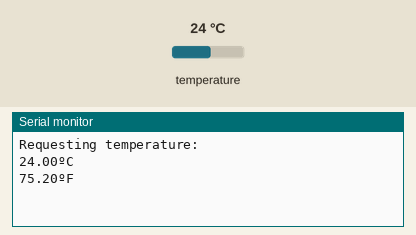
The sketch below on a simulated Arduino Uno, built with avr-gcc and run on an emulated ATmega328P. Parts: the last lines printed to the serial monitor. Inputs (shaded band) come from the test bench; at power-on: temperature 24 °C.

Above: at 1.5 s.
1.6 s: temperature set to 12 °C
At 3.4 s:
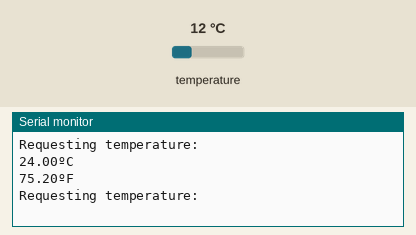
4.6 s: temperature set to 19 °C
At 7.4 s:
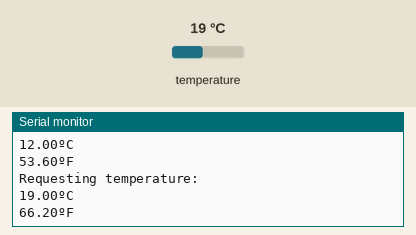
Timing chart, 0 to 8.9 s (numbered marks = the images above; inputs shaded):
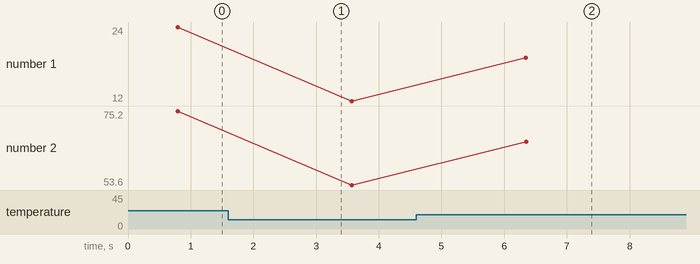

The sketch:

OSR_DS18D20.ino
```cpp
#include <SPI.h>
#include <OneWire.h>
#include <DallasTemperature.h>

#define ONE_WIRE_BUS 4
OneWire oneWire(ONE_WIRE_BUS);
DallasTemperature sensors(&oneWire); // Pass our oneWire reference to Dallas Temperature.

//////////////////////////////////////////
void setup()
{
  Serial.begin(115200); //Initialize serial
  sensors.begin();
}

//////////////////////////////////////////
void loop()
{
 Serial.println("Requesting temperature:  ");
 sensors.requestTemperatures(); // Send the command to get temperatures

  float temperatureC = sensors.getTempCByIndex(0);
  float temperatureF = sensors.getTempFByIndex(0);

  Serial.print(temperatureC);
  Serial.println("ºC");
  Serial.print(temperatureF);
  Serial.println("ºF");

  delay(2000); // Wait 2 seconds to update the channel again
}
```

Measured:
- after the input at 4.6 s, the serial monitor: prints a new line after 1.7 s (image 2)
- plotted number 1: 24 → 12 after the input at 1.6 s, 12 → 19 after the input at 4.6 s
- plotted number 2: 75.2 → 53.6 after the input at 1.6 s, 53.6 → 66.2 after the input at 4.6 s
